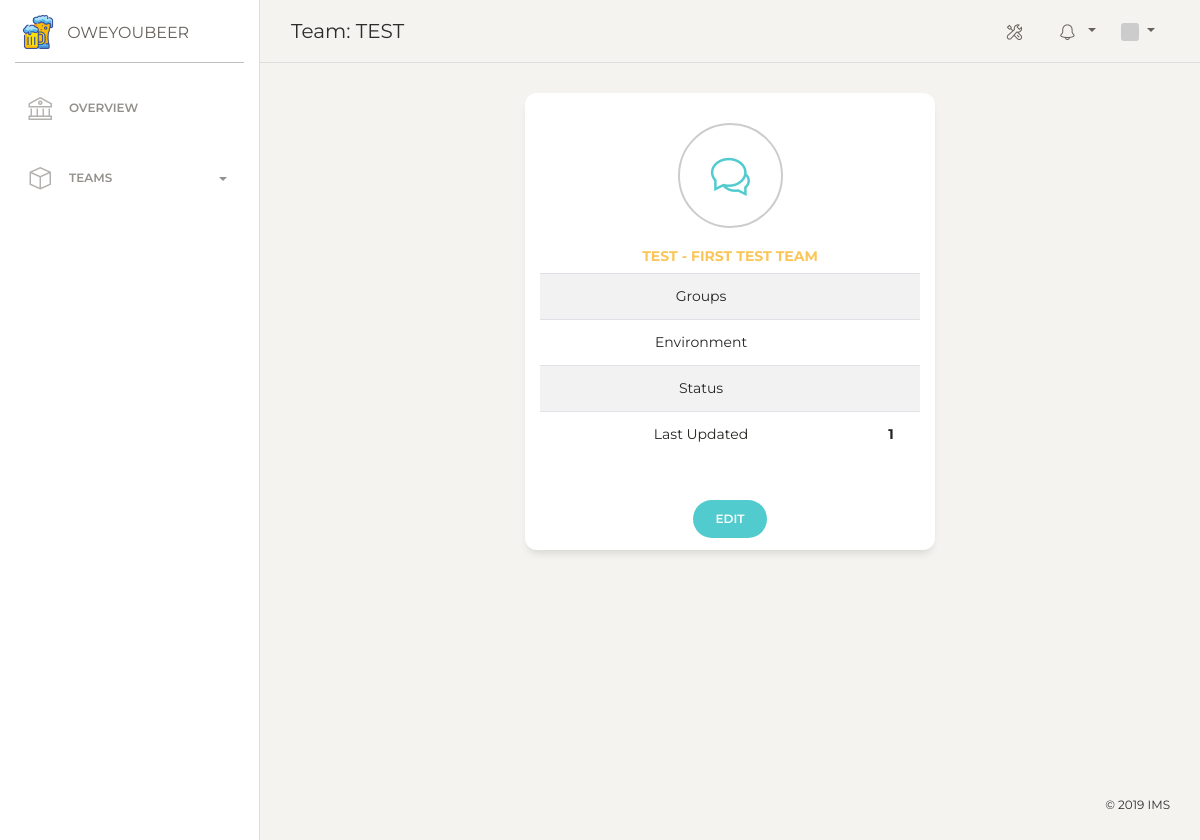
/team/1 (signed in), run on the app's committed database.
### core/models.py (models this page shows, shortened)
class Team(models.Model):
    name = models.CharField(max_length=128)
    description = models.CharField(max_length=50, null=True)
    created_at = models.DateTimeField(auto_now_add=True)
    updated_at = models.DateTimeField(auto_now=True)
    added_by = models.ForeignKey(Account, on_delete=models.CASCADE, related_name='link_to_the_person_created')
    members = models.ManyToManyField(Account)
    def __str__(self):
        return self.name

### core/views.py (the view)
# urls.py: url(r'^team/(?P<id>[\w-]+)$', view=TeamDetail.as_view(), name='teamdetail'),
class TeamDetail(DetailView):
    model = Team
    template_name = 'team/details.html'
    slug_field = 'id'
    slug_url_kwarg = 'id'
    def get_object(self, **kwargs):
        self.id = self.kwargs.get("id")
        if self.id is None:
            raise Http404
        return get_object_or_404(Team, id__iexact=self.id)

### account/models.py (called while the page is built)
    def gravatar(self, size=100, default='identicon', rating='g'):
        url = 'https://secure.gravatar.com/avatar'
        hash = self.avatar_hash or self.gravatar_hash()
        return '{url}/{hash}?s={size}&d={default}&r={rating}'.format(
            url=url, hash=hash, size=size, default=default, rating=rating)

### templates/team/details.html (shortened to what this page needs)
{% extends 'layout.html' %}
{% block menu %}Team: {{ team|upper }}{% endblock %}
{% block body %}
<div class="content">
  <div class="col-md-6 ml-auto mr-auto">
    <div class="card card-pricing ">
      <div class="card-header">
        <div class="card-icon icon-primary ">
          <i class="nc-icon nc-chat-33"></i>
        </div>
      </div>
      <div class="card-body">
        <h6 class="text-warning">{{ team }} - {{ team.description|lower }}</h6>
        <table class="table table-striped">
          <tr>
            <td>Groups</td>
            <td>
            </td>
          </tr>
          <tr>
            <td>Environment</td>
            <th>{{ host.environment }}</th>
          </tr>
          <tr>
            <td>Status</td>
            <th>
            </th>
          </tr>
          <tr>
            <td>Last Updated</td>
            <th>{{ team.id }}</th>
          </tr>
        </table>
      </div>
      <div class="card-footer">
        <a href="{% url 'ui:teamedit' team.id %}" class="btn btn-round btn-primary">Edit</a>
      </div>
    </div>
  </div>
</div>
{% endblock %}

### data on the page
Team: name "TEST", description "FIRST TEST TEAM", id "1"
